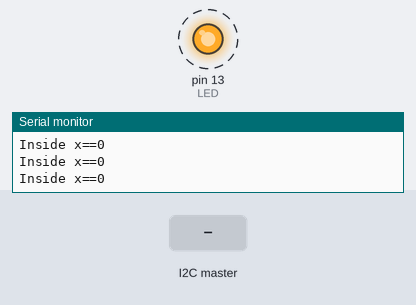
Recording of a sketch running on a simulated Arduino Uno, built with avr-gcc and run on an emulated ATmega328P. On the bench: output pins drawn as LEDs (lit = HIGH), the last lines printed to the serial monitor. Dashed ring = blinking. The test bench sets the inputs (shaded band).

Above: at 0.9 s.
1.3 s: the I2C master sends the byte 1
At 2.6 s:
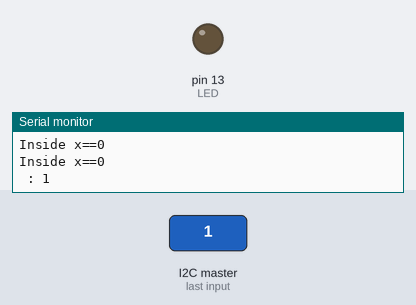
2.9 s: the I2C master sends the byte 0
At 3.0 s:
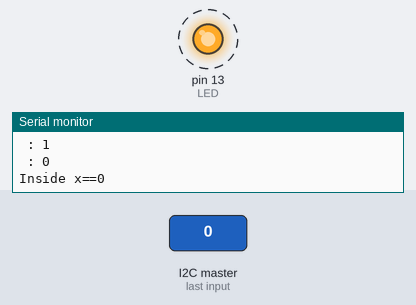
5.9 s: the I2C master sends the byte 2
At 7.3 s:
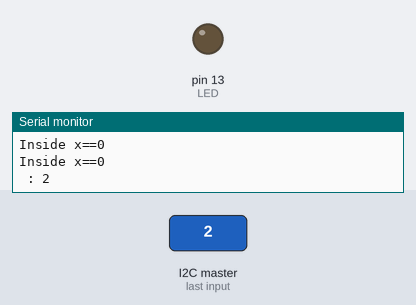
Timing chart, 0 to 8.9 s (numbered marks = the images above; inputs shaded):
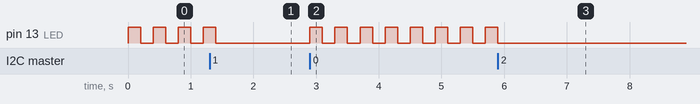

The sketch:

I2C_slave.ino
```cpp
// I2C Slave Arduino
// By ErJieKai for MA2012


// Include the required Wire library for I2C
#include <Wire.h>

int LED = 13;
int x = 0;

void setup() {
  pinMode (LED, OUTPUT); // Define the LED pin as Output
  Wire.begin(9); // Start the I2C Bus as Slave on address 9
  Wire.onReceive(receiveEvent); // Attach a function to trigger when some data is received.
  Wire.onRequest(requestEvent); // Attach a function to trigger when a request is received
  Serial.begin(9600);
}

void receiveEvent(int bytes) {
  while (1 < Wire.available()) { // loop through all but the last
    char c = Wire.read(); // receive byte as a character
    Serial.print(c);         // print the character
  }
  Serial.print(" : ");
  x = Wire.read();    // receive byte as an integer
  Serial.println(x);
}

void requestEvent() {
  Wire.write("hello "); // respond with message of 6 bytes
  // as expected by master
}

void loop() {
  //why does the LED blink twice when x==0 but only once when x==3?


  //If value received is 0 blink LED for 200 ms
  if (x == 0) {
    Serial.println("Inside x==0");
    digitalWrite(LED, HIGH);
    delay(200);
    digitalWrite(LED, LOW);
    delay(200);
  }
  //If value received is 3 blink LED for 400 ms
  if (x == 3) {
    Serial.println("Inside x==3");
    digitalWrite(LED, HIGH);
    delay(400);
    digitalWrite(LED, LOW);
    delay(400);
  }
}
```

Measured:
- after the input at 1.3 s, pin 13 (LED): goes on until 1.4 s, then stays LOW
- after the input at 2.9 s, pin 13 (LED): alternates HIGH for 0.20 s and LOW for 0.20 s, starting at once
- after the input at 5.9 s, pin 13 (LED): goes on until 5.9 s, then stays LOW
- by itself, pin 13 (LED): alternates HIGH for 0.20 s and LOW for 0.20 s
